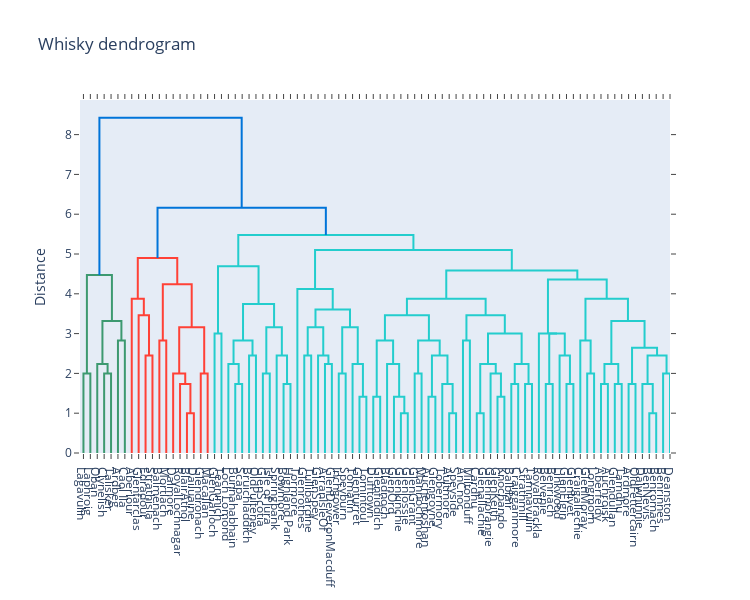

Notebook source saved alongside this figure:
### Markdown cell above
<a id='Dendrogram'></a>

### Code cell
distilleries = whisky['Distillery'].tolist()
whisky_features = whisky.drop(['Distillery'],axis = 1)

fig = ff.create_dendrogram(whisky_features, orientation='bottom', labels=distilleries)
fig.update_layout({'width':750,'height':600,
                         'title': 'Whisky dendrogram',
                         'yaxis': {'title':'Distance'}})
fig.show()

### Figure 1 — Plotly figure (JSON) as saved in the notebook; plotly's stock layout.template omitted (floating-point values rounded to 4 significant figures)
{"data": [{"hoverinfo": "text", "marker": {"color": "rgb(61,153,112)"}, "mode": "lines", "type": "scatter", "x": [5, 5, 15, 15], "xaxis": "x", "y": [0, 2, 2, 0], "yaxis": "y"}, {"hoverinfo": "text", "marker": {"color": "rgb(61,153,112)"}, "mode": "lines", "type": "scatter", "x": [35, 35, 45, 45], "xaxis": "x", "y": [0, 2, 2, 0], "yaxis": "y"}, {"hoverinfo": "text", "marker": {"color": "rgb(61,153,112)"}, "mode": "lines", "type": "scatter", "x": [25, 25, 40, 40], "xaxis": "x", "y": [0, 2.236, 2.236, 2], "yaxis": "y"}, {"hoverinfo": "text", "marker": {"color": "rgb(61,153,112)"}, "mode": "lines", "type": "scatter", "x": [55, 55, 65, 65], "xaxis": "x", "y": [0, 2.828, 2.828, 0], "yaxis": "y"}, {"hoverinfo": "text", "marker": {"color": "rgb(61,153,112)"}, "mode": "lines", "type": "scatter", "x": [32.5, 32.5, 60, 60], "xaxis": "x", "y": [2.236, 3.317, 3.317, 2.828], "yaxis": "y"}, {"hoverinfo": "text", "marker": {"color": "rgb(61,153,112)"}, "mode": "lines", "type": "scatter", "x": [10, 10, 46.25, 46.25], "xaxis": "x", "y": [2, 4.472, 4.472, 3.317], "yaxis": "y"}, {"hoverinfo": "text", "marker": {"color": "rgb(255,65,54)"}, "mode": "lines", "type": "scatter", "x": [95, 95, 105, 105], "xaxis": "x", "y": [0, 2.449, 2.449, 0], "yaxis": "y"}, {"hoverinfo": "text", "marker": {"color": "rgb(255,65,54)"}, "mode": "lines", "type": "scatter", "x": [85, 85, 100, 100], "xaxis": "x", "y": [0, 3.464, 3.464, 2.449], "yaxis": "y"}, {"hoverinfo": "text", "marker": {"color": "rgb(255,65,54)"}, "mode": "lines", "type": "scatter", "x": [75, 75, 92.5, 92.5], "xaxis": "x", "y": [0, 3.873, 3.873, 3.464], "yaxis": "y"}, {"hoverinfo": "text", "marker": {"color": "rgb(255,65,54)"}, "mode": "lines", "type": "scatter", "x": [115, 115, 125, 125], "xaxis": "x", "y": [0, 2.828, 2.828, 0], "yaxis": "y"}, {"hoverinfo": "text", "marker": {"color": "rgb(255,65,54)"}, "mode": "lines", "type": "scatter", "x": [155, 155, 165, 165], "xaxis": "x", "y": [0, 1, 1, 0], "yaxis": "y"}, {"hoverinfo": "text", "marker": {"color": "rgb(255,65,54)"}, "mode": "lines", "type": "scatter", "x": [145, 145, 160, 160], "xaxis": "x", "y": [0, 1.732, 1.732, 1], "yaxis": "y"}, {"hoverinfo": "text", "marker": {"color": "rgb(255,65,54)"}, "mode": "lines", "type": "scatter", "x": [135, 135, 152.5, 152.5], "xaxis": "x", "y": [0, 2, 2, 1.732], "yaxis": "y"}, {"hoverinfo": "text", "marker": {"color": "rgb(255,65,54)"}, "mode": "lines", "type": "scatter", "x": [175, 175, 185, 185], "xaxis": "x", "y": [0, 2, 2, 0], "yaxis": "y"}, {"hoverinfo": "text", "marker": {"color": "rgb(255,65,54)"}, "mode": "lines", "type": "scatter", "x": [143.8, 143.8, 180, 180], "xaxis": "x", "y": [2, 3.162, 3.162, 2], "yaxis": "y"}, {"hoverinfo": "text", "marker": {"color": "rgb(255,65,54)"}, "mode": "lines", "type": "scatter", "x": [120, 120, 161.9, 161.9], "xaxis": "x", "y": [2.828, 4.243, 4.243, 3.162], "yaxis": "y"}, {"hoverinfo": "text", "marker": {"color": "rgb(255,65,54)"}, "mode": "lines", "type": "scatter", "x": [83.75, 83.75, 140.9, 140.9], "xaxis": "x", "y": [3.873, 4.899, 4.899, 4.243], "yaxis": "y"}, {"hoverinfo": "text", "marker": {"color": "rgb(35,205,205)"}, "mode": "lines", "type": "scatter", "x": [195, 195, 205, 205], "xaxis": "x", "y": [0, 3, 3, 0], "yaxis": "y"}, {"hoverinfo": "text", "marker": {"color": "rgb(35,205,205)"}, "mode": "lines", "type": "scatter", "x": [225, 225, 235, 235], "xaxis": "x", "y": [0, 1.732, 1.732, 0], "yaxis": "y"}, {"hoverinfo": "text", "marker": {"color": "rgb(35,205,205)"}, "mode": "lines", "type": "scatter", "x": [215, 215, 230, 230], "xaxis": "x", "y": [0, 2.236, 2.236, 1.732], "yaxis": "y"}, {"hoverinfo": "text", "marker": {"color": "rgb(35,205,205)"}, "mode": "lines", "type": "scatter", "x": [245, 245, 255, 255], "xaxis": "x", "y": [0, 2.449, 2.449, 0], "yaxis": "y"}, {"hoverinfo": "text", "marker": {"color": "rgb(35,205,205)"}, "mode": "lines", "type": "scatter", "x": [222.5, 222.5, 250, 250], "xaxis": "x", "y": [2.236, 2.828, 2.828, 2.449], "yaxis": "y"}, {"hoverinfo": "text", "marker": {"color": "rgb(35,205,205)"}, "mode": "lines", "type": "scatter", "x": [265, 265, 275, 275], "xaxis": "x", "y": [0, 2, 2, 0], "yaxis": "y"}, {"hoverinfo": "text", "marker": {"color": "rgb(35,205,205)"}, "mode": "lines", "type": "scatter", "x": [295, 295, 305, 305], "xaxis": "x", "y": [0, 1.732, 1.732, 0], "yaxis": "y"}, {"hoverinfo": "text", "marker": {"color": "rgb(35,205,205)"}, "mode": "lines", "type": "scatter", "x": [285, 285, 300, 300], "xaxis": "x", "y": [0, 2.449, 2.449, 1.732], "yaxis": "y"}, {"hoverinfo": "text", "marker": {"color": "rgb(35,205,205)"}, "mode": "lines", "type": "scatter", "x": [270, 270, 292.5, 292.5], "xaxis": "x", "y": [2, 3.162, 3.162, 2.449], "yaxis": "y"}, {"hoverinfo": "text", "marker": {"color": "rgb(35,205,205)"}, "mode": "lines", "type": "scatter", "x": [236.2, 236.2, 281.2, 281.2], "xaxis": "x", "y": [2.828, 3.742, 3.742, 3.162], "yaxis": "y"}, {"hoverinfo": "text", "marker": {"color": "rgb(35,205,205)"}, "mode": "lines", "type": "scatter", "x": [200, 200, 258.8, 258.8], "xaxis": "x", "y": [3, 4.69, 4.69, 3.742], "yaxis": "y"}, {"hoverinfo": "text", "marker": {"color": "rgb(35,205,205)"}, "mode": "lines", "type": "scatter", "x": [325, 325, 335, 335], "xaxis": "x", "y": [0, 2.449, 2.449, 0], "yaxis": "y"}, {"hoverinfo": "text", "marker": {"color": "rgb(35,205,205)"}, "mode": "lines", "type": "scatter", "x": [355, 355, 365, 365], "xaxis": "x", "y": [0, 2.236, 2.236, 0], "yaxis": "y"}, {"hoverinfo": "text", "marker": {"color": "rgb(35,205,205)"}, "mode": "lines", "type": "scatter", "x": [345, 345, 360, 360], "xaxis": "x", "y": [0, 2.449, 2.449, 2.236], "yaxis": "y"}, {"hoverinfo": "text", "marker": {"color": "rgb(35,205,205)"}, "mode": "lines", "type": "scatter", "x": [330, 330, 352.5, 352.5], "xaxis": "x", "y": [2.449, 3.162, 3.162, 2.449], "yaxis": "y"}, {"hoverinfo": "text", "marker": {"color": "rgb(35,205,205)"}, "mode": "lines", "type": "scatter", "x": [375, 375, 385, 385], "xaxis": "x", "y": [0, 2, 2, 0], "yaxis": "y"}, {"hoverinfo": "text", "marker": {"color": "rgb(35,205,205)"}, "mode": "lines", "type": "scatter", "x": [405, 405, 415, 415], "xaxis": "x", "y": [0, 1.414, 1.414, 0], "yaxis": "y"}, {"hoverinfo": "text", "marker": {"color": "rgb(35,205,205)"}, "mode": "lines", "type": "scatter", "x": [395, 395, 410, 410], "xaxis": "x", "y": [0, 2.236, 2.236, 1.414], "yaxis": "y"}, {"hoverinfo": "text", "marker": {"color": "rgb(35,205,205)"}, "mode": "lines", "type": "scatter", "x": [380, 380, 402.5, 402.5], "xaxis": "x", "y": [2, 3.162, 3.162, 2.236], "yaxis": "y"}, {"hoverinfo": "text", "marker": {"color": "rgb(35,205,205)"}, "mode": "lines", "type": "scatter", "x": [341.2, 341.2, 391.2, 391.2], "xaxis": "x", "y": [3.162, 3.606, 3.606, 3.162], "yaxis": "y"}, {"hoverinfo": "text", "marker": {"color": "rgb(35,205,205)"}, "mode": "lines", "type": "scatter", "x": [315, 315, 366.2, 366.2], "xaxis": "x", "y": [0, 4.123, 4.123, 3.606], "yaxis": "y"}, {"hoverinfo": "text", "marker": {"color": "rgb(35,205,205)"}, "mode": "lines", "type": "scatter", "x": [425, 425, 435, 435], "xaxis": "x", "y": [0, 1.414, 1.414, 0], "yaxis": "y"}, {"hoverinfo": "text", "marker": {"color": "rgb(35,205,205)"}, "mode": "lines", "type": "scatter", "x": [465, 465, 475, 475], "xaxis": "x", "y": [0, 1, 1, 0], "yaxis": "y"}, {"hoverinfo": "text", "marker": {"color": "rgb(35,205,205)"}, "mode": "lines", "type": "scatter", "x": [455, 455, 470, 470], "xaxis": "x", "y": [0, 1.414, 1.414, 1], "yaxis": "y"}, {"hoverinfo": "text", "marker": {"color": "rgb(35,205,205)"}, "mode": "lines", "type": "scatter", "x": [445, 445, 462.5, 462.5], "xaxis": "x", "y": [0, 2.236, 2.236, 1.414], "yaxis": "y"}, {"hoverinfo": "text", "marker": {"color": "rgb(35,205,205)"}, "mode": "lines", "type": "scatter", "x": [430, 430, 453.8, 453.8], "xaxis": "x", "y": [1.414, 2.828, 2.828, 2.236], "yaxis": "y"}, {"hoverinfo": "text", "marker": {"color": "rgb(35,205,205)"}, "mode": "lines", "type": "scatter", "x": [485, 485, 495, 495], "xaxis": "x", "y": [0, 2, 2, 0], "yaxis": "y"}, {"hoverinfo": "text", "marker": {"color": "rgb(35,205,205)"}, "mode": "lines", "type": "scatter", "x": [505, 505, 515, 515], "xaxis": "x", "y": [0, 1.414, 1.414, 0], "yaxis": "y"}, {"hoverinfo": "text", "marker": {"color": "rgb(35,205,205)"}, "mode": "lines", "type": "scatter", "x": [535, 535, 545, 545], "xaxis": "x", "y": [0, 1, 1, 0], "yaxis": "y"}, {"hoverinfo": "text", "marker": {"color": "rgb(35,205,205)"}, "mode": "lines", "type": "scatter", "x": [525, 525, 540, 540], "xaxis": "x", "y": [0, 1.732, 1.732, 1], "yaxis": "y"}, {"hoverinfo": "text", "marker": {"color": "rgb(35,205,205)"}, "mode": "lines", "type": "scatter", "x": [510, 510, 532.5, 532.5], "xaxis": "x", "y": [1.414, 2.449, 2.449, 1.732], "yaxis": "y"}, {"hoverinfo": "text", "marker": {"color": "rgb(35,205,205)"}, "mode": "lines", "type": "scatter", "x": [490, 490, 521.2, 521.2], "xaxis": "x", "y": [2, 2.828, 2.828, 2.449], "yaxis": "y"}, {"hoverinfo": "text", "marker": {"color": "rgb(35,205,205)"}, "mode": "lines", "type": "scatter", "x": [441.9, 441.9, 505.6, 505.6], "xaxis": "x", "y": [2.828, 3.464, 3.464, 2.828], "yaxis": "y"}, {"hoverinfo": "text", "marker": {"color": "rgb(35,205,205)"}, "mode": "lines", "type": "scatter", "x": [555, 555, 565, 565], "xaxis": "x", "y": [0, 2.828, 2.828, 0], "yaxis": "y"}, {"hoverinfo": "text", "marker": {"color": "rgb(35,205,205)"}, "mode": "lines", "type": "scatter", "x": [575, 575, 585, 585], "xaxis": "x", "y": [0, 1, 1, 0], "yaxis": "y"}, {"hoverinfo": "text", "marker": {"color": "rgb(35,205,205)"}, "mode": "lines", "type": "scatter", "x": [605, 605, 615, 615], "xaxis": "x", "y": [0, 1.414, 1.414, 0], "yaxis": "y"}, {"hoverinfo": "text", "marker": {"color": "rgb(35,205,205)"}, "mode": "lines", "type": "scatter", "x": [595, 595, 610, 610], "xaxis": "x", "y": [0, 2, 2, 1.414], "yaxis": "y"}, {"hoverinfo": "text", "marker": {"color": "rgb(35,205,205)"}, "mode": "lines", "type": "scatter", "x": [580, 580, 602.5, 602.5], "xaxis": "x", "y": [1, 2.236, 2.236, 2], "yaxis": "y"}, {"hoverinfo": "text", "marker": {"color": "rgb(35,205,205)"}, "mode": "lines", "type": "scatter", "x": [625, 625, 635, 635], "xaxis": "x", "y": [0, 1.732, 1.732, 0], "yaxis": "y"}, {"hoverinfo": "text", "marker": {"color": "rgb(35,205,205)"}, "mode": "lines", "type": "scatter", "x": [645, 645, 655, 655], "xaxis": "x", "y": [0, 1.732, 1.732, 0], "yaxis": "y"}, {"hoverinfo": "text", "marker": {"color": "rgb(35,205,205)"}, "mode": "lines", "type": "scatter", "x": [630, 630, 650, 650], "xaxis": "x", "y": [1.732, 2.236, 2.236, 1.732], "yaxis": "y"}, {"hoverinfo": "text", "marker": {"color": "rgb(35,205,205)"}, "mode": "lines", "type": "scatter", "x": [591.2, 591.2, 640, 640], "xaxis": "x", "y": [2.236, 3, 3, 2.236], "yaxis": "y"}, {"hoverinfo": "text", "marker": {"color": "rgb(35,205,205)"}, "mode": "lines", "type": "scatter", "x": [560, 560, 615.6, 615.6], "xaxis": "x", "y": [2.828, 3.464, 3.464, 3], "yaxis": "y"}, {"hoverinfo": "text", "marker": {"color": "rgb(35,205,205)"}, "mode": "lines", "type": "scatter", "x": [473.8, 473.8, 587.8, 587.8], "xaxis": "x", "y": [3.464, 3.873, 3.873, 3.464], "yaxis": "y"}, {"hoverinfo": "text", "marker": {"color": "rgb(35,205,205)"}, "mode": "lines", "type": "scatter", "x": [675, 675, 685, 685], "xaxis": "x", "y": [0, 1.732, 1.732, 0], "yaxis": "y"}, {"hoverinfo": "text", "marker": {"color": "rgb(35,205,205)"}, "mode": "lines", "type": "scatter", "x": [705, 705, 715, 715], "xaxis": "x", "y": [0, 1.732, 1.732, 0], "yaxis": "y"}, {"hoverinfo": "text", "marker": {"color": "rgb(35,205,205)"}, "mode": "lines", "type": "scatter", "x": [695, 695, 710, 710], "xaxis": "x", "y": [0, 2.449, 2.449, 1.732], "yaxis": "y"}, {"hoverinfo": "text", "marker": {"color": "rgb(35,205,205)"}, "mode": "lines", "type": "scatter", "x": [680, 680, 702.5, 702.5], "xaxis": "x", "y": [1.732, 3, 3, 2.449], "yaxis": "y"}, {"hoverinfo": "text", "marker": {"color": "rgb(35,205,205)"}, "mode": "lines", "type": "scatter", "x": [665, 665, 691.2, 691.2], "xaxis": "x", "y": [0, 3, 3, 3], "yaxis": "y"}, {"hoverinfo": "text", "marker": {"color": "rgb(35,205,205)"}, "mode": "lines", "type": "scatter", "x": [735, 735, 745, 745], "xaxis": "x", "y": [0, 2, 2, 0], "yaxis": "y"}, {"hoverinfo": "text", "marker": {"color": "rgb(35,205,205)"}, "mode": "lines", "type": "scatter", "x": [725, 725, 740, 740], "xaxis": "x", "y": [0, 2.828, 2.828, 2], "yaxis": "y"}, {"hoverinfo": "text", "marker": {"color": "rgb(35,205,205)"}, "mode": "lines", "type": "scatter", "x": [755, 755, 765, 765], "xaxis": "x", "y": [0, 1.732, 1.732, 0], "yaxis": "y"}, {"hoverinfo": "text", "marker": {"color": "rgb(35,205,205)"}, "mode": "lines", "type": "scatter", "x": [775, 775, 785, 785], "xaxis": "x", "y": [0, 1.732, 1.732, 0], "yaxis": "y"}, {"hoverinfo": "text", "marker": {"color": "rgb(35,205,205)"}, "mode": "lines", "type": "scatter", "x": [760, 760, 780, 780], "xaxis": "x", "y": [1.732, 2.236, 2.236, 1.732], "yaxis": "y"}, {"hoverinfo": "text", "marker": {"color": "rgb(35,205,205)"}, "mode": "lines", "type": "scatter", "x": [795, 795, 805, 805], "xaxis": "x", "y": [0, 1.732, 1.732, 0], "yaxis": "y"}, {"hoverinfo": "text", "marker": {"color": "rgb(35,205,205)"}, "mode": "lines", "type": "scatter", "x": [825, 825, 835, 835], "xaxis": "x", "y": [0, 1, 1, 0], "yaxis": "y"}, {"hoverinfo": "text", "marker": {"color": "rgb(35,205,205)"}, "mode": "lines", "type": "scatter", "x": [815, 815, 830, 830], "xaxis": "x", "y": [0, 1.732, 1.732, 1], "yaxis": "y"}, {"hoverinfo": "text", "marker": {"color": "rgb(35,205,205)"}, "mode": "lines", "type": "scatter", "x": [845, 845, 855, 855], "xaxis": "x", "y": [0, 2, 2, 0], "yaxis": "y"}, {"hoverinfo": "text", "marker": {"color": "rgb(35,205,205)"}, "mode": "lines", "type": "scatter", "x": [822.5, 822.5, 850, 850], "xaxis": "x", "y": [1.732, 2.449, 2.449, 2], "yaxis": "y"}, {"hoverinfo": "text", "marker": {"color": "rgb(35,205,205)"}, "mode": "lines", "type": "scatter", "x": [800, 800, 836.2, 836.2], "xaxis": "x", "y": [1.732, 2.646, 2.646, 2.449], "yaxis": "y"}, {"hoverinfo": "text", "marker": {"color": "rgb(35,205,205)"}, "mode": "lines", "type": "scatter", "x": [770, 770, 818.1, 818.1], "xaxis": "x", "y": [2.236, 3.317, 3.317, 2.646], "yaxis": "y"}, {"hoverinfo": "text", "marker": {"color": "rgb(35,205,205)"}, "mode": "lines", "type": "scatter", "x": [732.5, 732.5, 794.1, 794.1], "xaxis": "x", "y": [2.828, 3.873, 3.873, 3.317], "yaxis": "y"}, {"hoverinfo": "text", "marker": {"color": "rgb(35,205,205)"}, "mode": "lines", "type": "scatter", "x": [678.1, 678.1, 763.3, 763.3], "xaxis": "x", "y": [3, 4.359, 4.359, 3.873], "yaxis": "y"}, {"hoverinfo": "text", "marker": {"color": "rgb(35,205,205)"}, "mode": "lines", "type": "scatter", "x": [530.8, 530.8, 720.7, 720.7], "xaxis": "x", "y": [3.873, 4.583, 4.583, 4.359], "yaxis": "y"}, {"hoverinfo": "text", "marker": {"color": "rgb(35,205,205)"}, "mode": "lines", "type": "scatter", "x": [340.6, 340.6, 625.7, 625.7], "xaxis": "x", "y": [4.123, 5.099, 5.099, 4.583], "yaxis": "y"}, {"hoverinfo": "text", "marker": {"color": "rgb(35,205,205)"}, "mode": "lines", "type": "scatter", "x": [229.4, 229.4, 483.2, 483.2], "xaxis": "x", "y": [4.69, 5.477, 5.477, 5.099], "yaxis": "y"}, {"hoverinfo": "text", "marker": {"color": "rgb(0,116,217)"}, "mode": "lines", "type": "scatter", "x": [112.3, 112.3, 356.3, 356.3], "xaxis": "x", "y": [4.899, 6.164, 6.164, 5.477], "yaxis": "y"}, {"hoverinfo": "text", "marker": {"color": "rgb(0,116,217)"}, "mode": "lines", "type": "scatter", "x": [28.12, 28.12, 234.3, 234.3], "xaxis": "x", "y": [4.472, 8.426, 8.426, 6.164], "yaxis": "y"}], "layout": {"autosize": false, "height": 600, "hovermode": "closest", "showlegend": false, "title": {"text": "Whisky dendrogram"}, "width": 750, "xaxis": {"mirror": "allticks", "rangemode": "tozero", "showgrid": false, "showline": true, "showticklabels": true, "tickmode": "array", "ticks": "outside", "ticktext": ["Lagavulin", "Laphroig", "Oban", "Clynelish", "Talisker", "Ardbeg", "Caol Ila", "Aberlour", "Glenfarclas", "Edradour", "Strathisla", "Balmenach", "Mortlach", "Dalmore", "RoyalLochnagar", "BlairAthol", "Dailuaine", "Glendronach", "Macallan", "GlenGarioch", "Teaninich", "Loch Lomond", "Bunnahabhain", "Scapa", "Bruichladdich", "OldPulteney", "GlenScotia", "Isle of Jura", "Springbank", "Bowmore", "Highland Park", "Tormore", "Glenrothes", "Tullibardine", "GlenSpey", "ArranIsleOf", "GlenDeveronMacduff", "Inchgower", "Speyburn", "Tomatin", "Glenturret", "Tomintoul", "Dufftown", "Glenfiddich", "Bladnoch", "GlenOrd", "Glenkinchie", "Glenlossie", "GlenGrant", "Mannochmore", "Auchentoshan", "Glengoyne", "Tobermory", "Aultmore", "Speyside", "AnCnoc", "Miltonduff", "Cardhu", "Glenallachie", "Glenmorangie", "GlenKeith", "Knochando", "Balblair", "Craigganmore", "Strathmill", "Tamnavulin", "RoyalBrackla", "Belvenie", "Benriach", "Linkwood", "GlenElgin", "Glenlivet", "Craigallechie", "GlenMoray", "Longmorn", "Aberfeldy", "Auchroisk", "Glendullan", "Tamdhu", "Ardmore", "OldFettercairn", "Dalwhinnie", "BenNevis", "Benromach", "Benrinnes", "Deanston"], "tickvals": [5, 15, 25, 35, 45, 55, 65, 75, 85, 95, 105, 115, 125, 135, 145, 155, 165, 175, 185, 195, 205, 215, 225, 235, 245, 255, 265, 275, 285, 295, 305, 315, 325, 335, 345, 355, 365, 375, 385, 395, 405, 415, 425, 435, 445, 455, 465, 475, 485, 495, 505, 515, 525, 535, 545, 555, 565, 575, 585, 595, 605, 615, 625, 635, 645, 655, 665, 675, 685, 695, 705, 715, 725, 735, 745, 755, 765, 775, 785, 795, 805, 815, 825, 835, 845, 855], "type": "linear", "zeroline": false}, "yaxis": {"mirror": "allticks", "rangemode": "tozero", "showgrid": false, "showline": true, "showticklabels": true, "ticks": "outside", "title": {"text": "Distance"}, "type": "linear", "zeroline": false}}}
